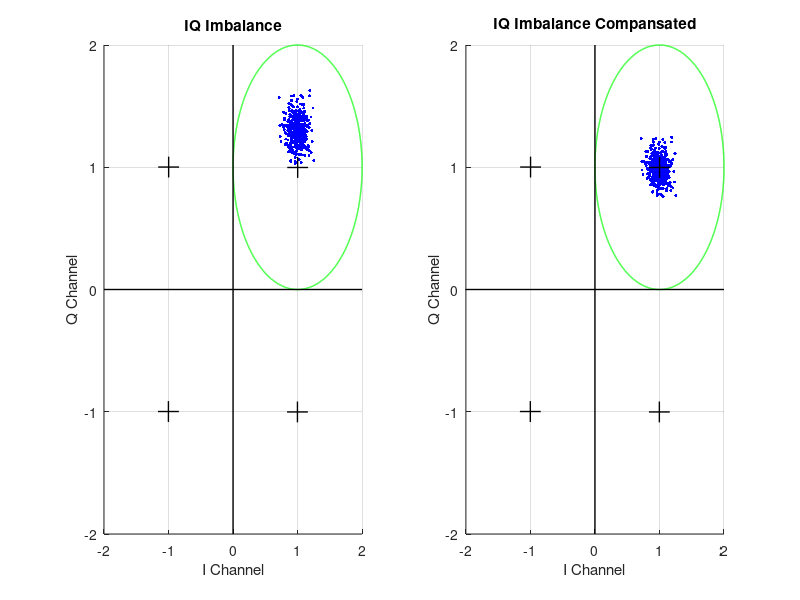

The MATLAB source for this figure:

% 4 QAM Modulation Signal Error Rate 

close all 
clear 
clc

I0=1;
Q0=1;
e=1;
d=0;

t=0:0.1:360;
x_int=1.414*(cosd(t)+1i*sind(t));

error1 = 0;
error2 = 0;

% noise and iteration counter
noise = 20;
iteration = 400;

for k=1:iteration
    e=0.3;
    d=5;
    
    noisy_sine = awgn((1.414+e).*sind(t+d), noise);
    noisy_cosine = awgn(1.414*cosd(t), noise);
    
    x = noisy_cosine + 1i*(noisy_sine);
    
    subplot(1,2,1);
    hold on;
    plot(real(x(450)),imag(x(450)),"b.","MarkerSize",7);
    hold off;
    
    t1=-1.*mean(sign(real(x)).*imag(x));
    t2=mean(abs(real(x)));
    t3=mean(abs(imag(x)));
    c1=t1/t2;
    c2=sqrt((t3^2-t1^2)/(t2^2));
    g=t3/t2;
    f=asind(t1/t3);
    y=(real(x).*c2+1i*(c1.*real(x)+imag(x)))/c2;
    
    radius = abs(x(450) - (1 + 1i));
    if radius > 1
       error1 = error1 + 1; 
    end 
    
    radius = abs(y(450) - (1 + 1i));
    if radius > 1
       error2 = error2 + 1; 
    end 

    subplot(1,2,2);
    hold on;
    plot(real(y(450)),imag(y(450)),"b.","MarkerSize",7);
    hold off;
    
end

circle=1*(cosd(t)+1+1i*(sind(t)+1));

subplot(1,2,1);
hold on;
grid on
xlabel("I Channel");
ylabel("Q Channel");
title("IQ Imbalance");
axis([-2 2 -2 2]);
plot(real(x_int(450)),imag(x_int(450)),"k+","MarkerSize",15,"LineWidth",1);
plot(real(x_int(1350)),imag(x_int(1350)),"k+","MarkerSize",15,"LineWidth",1);
plot(real(x_int(2250)),imag(x_int(2250)),"k+","MarkerSize",15,"LineWidth",1);
plot(real(x_int(3150)),imag(x_int(3150)),"k+","MarkerSize",15,"LineWidth",1);
plot(real(circle), imag(circle), 'g','LineWidth', 1);
plot([-2 2], [0 0], 'k', 'LineWidth', 1)  %xxx
plot([0 0], [-2 2], 'k', 'LineWidth', 1) %yyy
hold off;

subplot(1,2,2);
hold on;
grid on
xlabel("I Channel");
ylabel("Q Channel");
title("IQ Imbalance Compansated");
axis([-2 2 -2 2]);
plot(real(x_int(450)),imag(x_int(450)),"k+","MarkerSize",15,"LineWidth",1);
plot(real(x_int(1350)),imag(x_int(1350)),"k+","MarkerSize",15,"LineWidth",1);
plot(real(x_int(2250)),imag(x_int(2250)),"k+","MarkerSize",15,"LineWidth",1);
plot(real(x_int(3150)),imag(x_int(3150)),"k+","MarkerSize",15,"LineWidth",1);
plot(real(circle), imag(circle), 'g','LineWidth', 1);
plot([-2 2], [0 0], 'k', 'LineWidth', 1)  %xxx
plot([0 0], [-2 2], 'k', 'LineWidth', 1) %yyy
hold off;

BER1 = error1 / iteration;
disp(['Error Imbalance: ', num2str(error1), ' times, BER: %', num2str(BER1*100)]);
BER2 = error2 / iteration;
disp(['Error Compansated: ', num2str(error2), ' times, BER: %', num2str(BER2*100)]);


